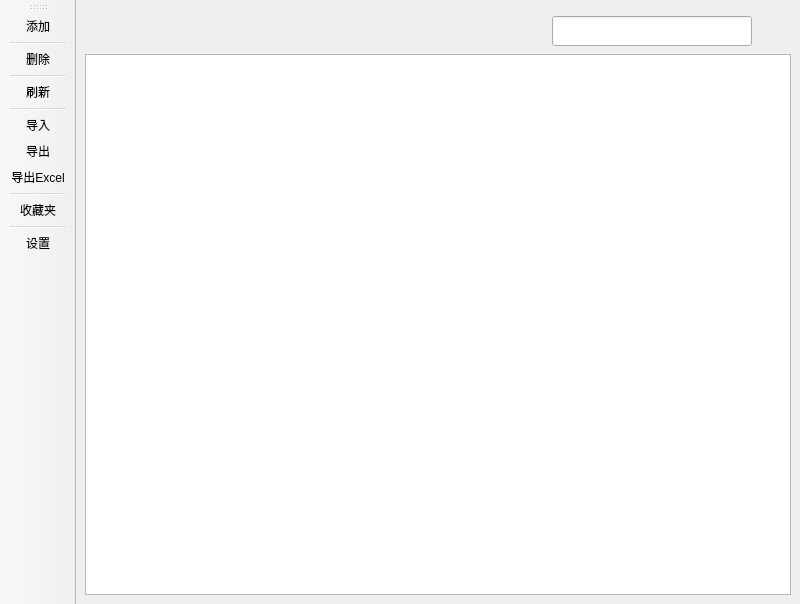
<?xml version="1.0" encoding="UTF-8"?>
<ui version="4.0">
 <class>MainWindow</class>
 <widget class="QMainWindow" name="MainWindow">
  <property name="geometry">
   <rect>
    <x>0</x>
    <y>0</y>
    <width>800</width>
    <height>604</height>
   </rect>
  </property>
  <property name="windowTitle">
   <string>MainWindow</string>
  </property>
  <widget class="QWidget" name="centralwidget">
   <layout class="QHBoxLayout" name="horizontalLayout_2">
    <item>
     <layout class="QVBoxLayout" name="verticalLayout_3">
      <item>
       <widget class="FilterFrame" name="filter_frame">
        <property name="frameShape">
         <enum>QFrame::StyledPanel</enum>
        </property>
        <property name="frameShadow">
         <enum>QFrame::Raised</enum>
        </property>
       </widget>
      </item>
      <item>
       <layout class="QHBoxLayout" name="horizontalLayout">
        <item>
         <widget class="QToolButton" name="filter_button">
          <property name="styleSheet">
           <string notr="true">border-style:flat;</string>
          </property>
          <property name="text">
           <string/>
          </property>
          <property name="icon">
           <iconset>
            <normalon>:/resources/icon/filter.svg</normalon>
           </iconset>
          </property>
          <property name="iconSize">
           <size>
            <width>25</width>
            <height>25</height>
           </size>
          </property>
         </widget>
        </item>
        <item>
         <spacer name="horizontalSpacer">
          <property name="orientation">
           <enum>Qt::Horizontal</enum>
          </property>
          <property name="sizeHint" stdset="0">
           <size>
            <width>40</width>
            <height>20</height>
           </size>
          </property>
         </spacer>
        </item>
        <item>
         <widget class="QLineEdit" name="search_text">
          <property name="sizePolicy">
           <sizepolicy hsizetype="Fixed" vsizetype="Fixed">
            <horstretch>0</horstretch>
            <verstretch>0</verstretch>
           </sizepolicy>
          </property>
          <property name="minimumSize">
           <size>
            <width>200</width>
            <height>30</height>
           </size>
          </property>
          <property name="maximumSize">
           <size>
            <width>200</width>
            <height>16777215</height>
           </size>
          </property>
         </widget>
        </item>
        <item>
         <widget class="QToolButton" name="search_button">
          <property name="mouseTracking">
           <bool>true</bool>
          </property>
          <property name="styleSheet">
           <string notr="true">border-style:flat;</string>
          </property>
          <property name="text">
           <string/>
          </property>
          <property name="icon">
           <iconset resource="../resources.qrc">
            <normaloff>:/resources/icon/search.svg</normaloff>:/resources/icon/search.svg</iconset>
          </property>
          <property name="iconSize">
           <size>
            <width>30</width>
            <height>30</height>
           </size>
          </property>
         </widget>
        </item>
       </layout>
      </item>
      <item>
       <widget class="QListView" name="main_view"/>
      </item>
     </layout>
    </item>
   </layout>
  </widget>
  <widget class="QToolBar" name="toolBar">
   <property name="windowTitle">
    <string>toolBar</string>
   </property>
   <property name="movable">
    <bool>true</bool>
   </property>
   <property name="allowedAreas">
    <set>Qt::LeftToolBarArea|Qt::TopToolBarArea</set>
   </property>
   <property name="toolButtonStyle">
    <enum>Qt::ToolButtonTextUnderIcon</enum>
   </property>
   <attribute name="toolBarArea">
    <enum>LeftToolBarArea</enum>
   </attribute>
   <attribute name="toolBarBreak">
    <bool>false</bool>
   </attribute>
   <addaction name="new_item"/>
   <addaction name="separator"/>
   <addaction name="delete_item"/>
   <addaction name="separator"/>
   <addaction name="update"/>
   <addaction name="separator"/>
   <addaction name="import_file"/>
   <addaction name="export_file"/>
   <addaction name="export_excel"/>
   <addaction name="separator"/>
   <addaction name="star_list"/>
   <addaction name="separator"/>
   <addaction name="setting"/>
  </widget>
  <action name="new_item">
   <property name="icon">
    <iconset>
     <normalon>:/resources/icon/new.svg</normalon>
    </iconset>
   </property>
   <property name="text">
    <string>添加</string>
   </property>
   <property name="toolTip">
    <string>添加</string>
   </property>
  </action>
  <action name="delete_item">
   <property name="icon">
    <iconset>
     <normalon>:/resources/icon/delete.svg</normalon>
    </iconset>
   </property>
   <property name="text">
    <string>删除</string>
   </property>
   <property name="toolTip">
    <string>删除</string>
   </property>
  </action>
  <action name="update">
   <property name="icon">
    <iconset>
     <normalon>:/resources/icon/update.svg</normalon>
    </iconset>
   </property>
   <property name="text">
    <string>刷新</string>
   </property>
   <property name="toolTip">
    <string>刷新</string>
   </property>
  </action>
  <action name="import_file">
   <property name="icon">
    <iconset>
     <normalon>:/resources/icon/import.svg</normalon>
    </iconset>
   </property>
   <property name="text">
    <string>导入</string>
   </property>
   <property name="toolTip">
    <string>导入</string>
   </property>
  </action>
  <action name="export_file">
   <property name="icon">
    <iconset>
     <normalon>:/resources/icon/export.svg</normalon>
    </iconset>
   </property>
   <property name="text">
    <string>导出</string>
   </property>
   <property name="toolTip">
    <string>导出</string>
   </property>
  </action>
  <action name="export_excel">
   <property name="icon">
    <iconset>
     <normalon>:/resources/icon/export2excel.svg</normalon>
    </iconset>
   </property>
   <property name="text">
    <string>导出Excel</string>
   </property>
   <property name="toolTip">
    <string>导出Excel</string>
   </property>
  </action>
  <action name="star_list">
   <property name="icon">
    <iconset>
     <normalon>:/resources/icon/star.svg</normalon>
    </iconset>
   </property>
   <property name="text">
    <string>收藏夹</string>
   </property>
   <property name="toolTip">
    <string>收藏夹</string>
   </property>
  </action>
  <action name="setting">
   <property name="icon">
    <iconset>
     <normalon>:/resources/icon/setting.svg</normalon>
    </iconset>
   </property>
   <property name="text">
    <string>设置</string>
   </property>
   <property name="toolTip">
    <string>设置</string>
   </property>
  </action>
 </widget>
 <customwidgets>
  <customwidget>
   <class>FilterFrame</class>
   <extends>QFrame</extends>
   <header>frame.filter_frame</header>
   <container>1</container>
  </customwidget>
 </customwidgets>
 <resources>
  <include location="../resources.qrc"/>
 </resources>
 <connections/>
</ui>
